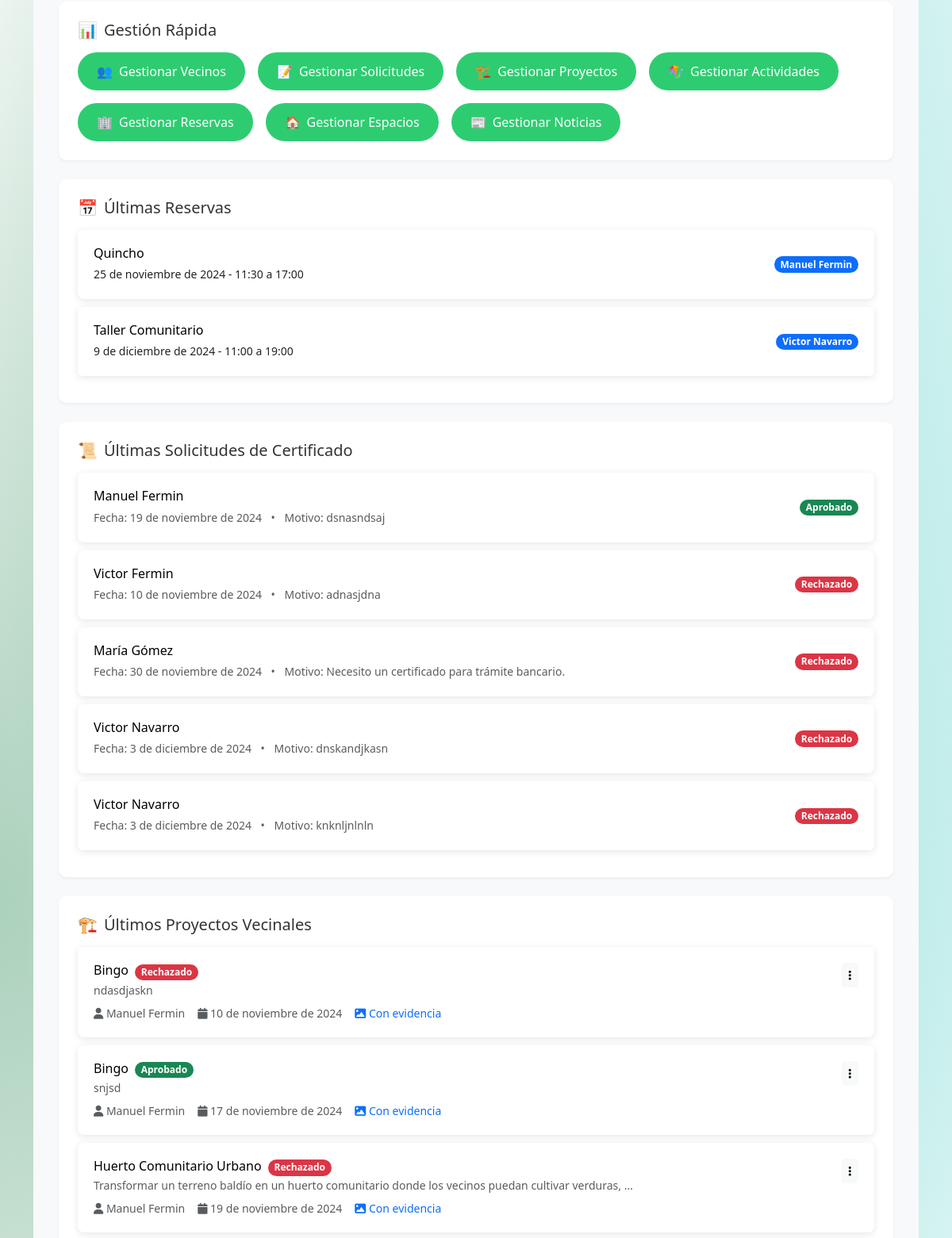
The app's page /inicio/ (signed in, middle part), older data.
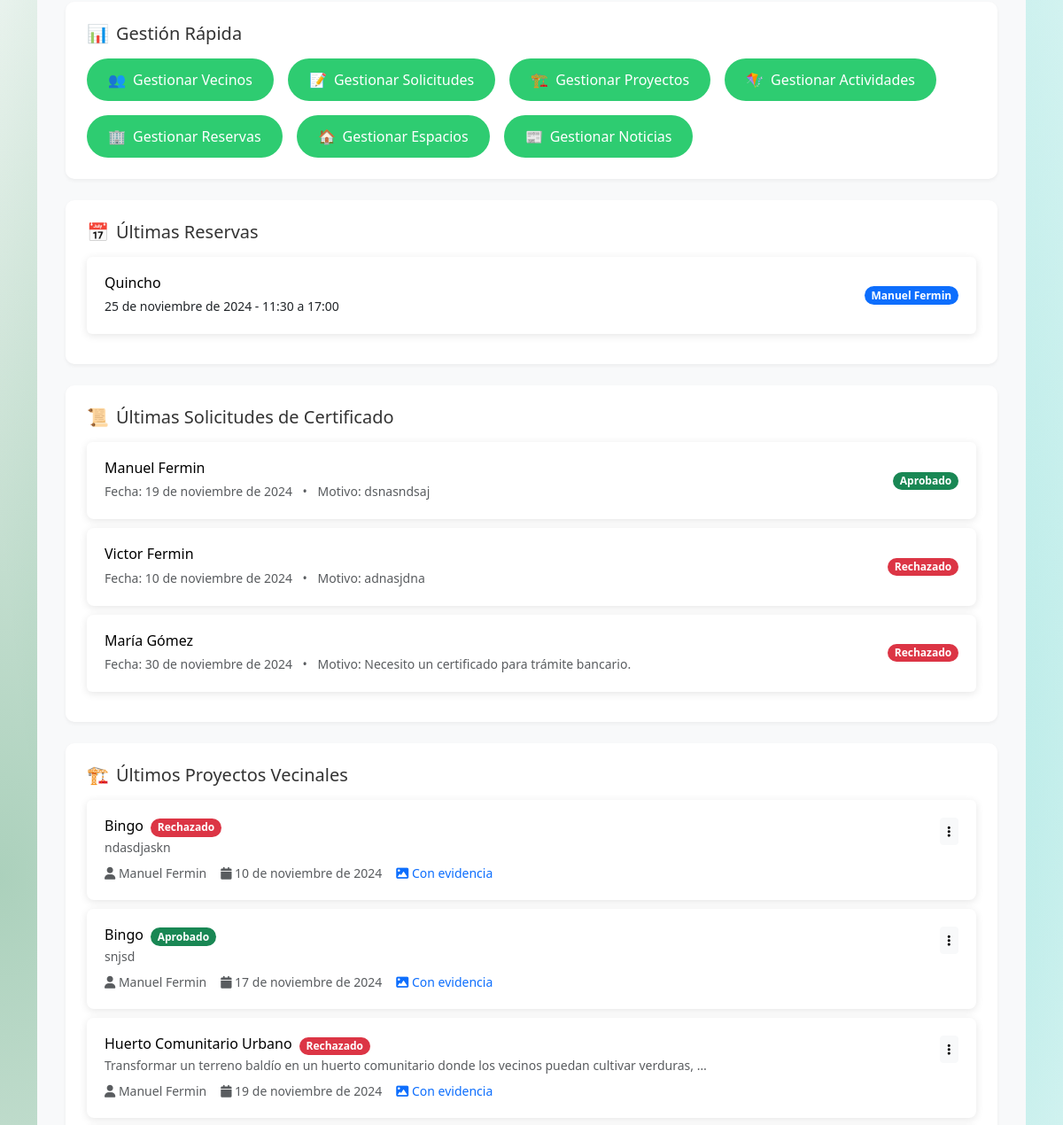
The same page, newer data.
### junta_vecinos/models.py (models this page shows, shortened)
class Reserva(models.Model):
    usuario = models.ForeignKey(User, on_delete=models.CASCADE)
    espacio = models.ForeignKey(Espacio, on_delete=models.CASCADE)
    fecha = models.DateField()
    hora_inicio = models.TimeField()
    hora_fin = models.TimeField()
    monto_pagado = models.DecimalField(max_digits=10, decimal_places=2, default=Decimal('0.00'))  # Agrega este campo

class Espacio(models.Model):
    nombre = models.CharField(max_length=100)
    descripcion = models.TextField()
    capacidad = models.IntegerField()
    foto = models.ImageField(upload_to='espacios/', null=True, blank=True)
    ubicacion = models.CharField(max_length=200, default='Ubicación no disponible')
    precio_por_hora = models.DecimalField(max_digits=10, decimal_places=2)
    comuna = models.ForeignKey(AdministradorComuna, on_delete=models.CASCADE, related_name='espacios')

class SolicitudCertificado(models.Model):
    ESTADO_CHOICES = [
        ('Pendiente', 'Pendiente'),
        ('Aprobado', 'Aprobado'),
        ('Rechazado', 'Rechazado'),
    ]
    vecino = models.ForeignKey(Vecino, on_delete=models.CASCADE)  # Cambio aquí
    fecha_solicitud = models.DateField(auto_now_add=True)
    estado = models.CharField(max_length=10, choices=ESTADO_CHOICES, default='Pendiente')
    motivo = models.TextField()
    foto_carnet_frente = models.ImageField(upload_to='carnets/', blank=False, null=False)
    foto_carnet_atras = models.ImageField(upload_to='carnets/', blank=False, null=False)
    documento_residencia = models.ImageField(upload_to='documentos_residencia/', blank=False, null=False)

class Vecino(models.Model):
    COMUNA_CHOICES = [
        ('ÑUÑOA', 'Ñuñoa'),
        ('PUENTE_ALTO', 'Puente Alto'),
        ('LA_FLORIDA', 'La Florida'),
    ]
    user = models.OneToOneField(User, on_delete=models.CASCADE)
    nombres = models.CharField(max_length=255)
    apellidos = models.CharField(max_length=255)
    direccion = models.CharField(max_length=255)
    telefono = models.CharField(max_length=15)
    fecha_nacimiento = models.DateField()
    rut = models.CharField(max_length=12, unique=True)
    comuna = models.CharField(max_length=20, choices=COMUNA_CHOICES, default='ÑUÑOA')
    administrador = models.ForeignKey(AdministradorComuna, on_delete=models.SET_NULL, null=True, related_name='vecinos')

class ProyectoVecinal(models.Model):
    ESTADO_CHOICES = [
        ('pendiente', 'Pendiente'),
        ('aprobado', 'Aprobado'),
        ('rechazado', 'Rechazado'),
    ]
    vecino = models.ForeignKey(Vecino, on_delete=models.CASCADE)
    propuesta = models.CharField(max_length=255)  # Cambiado de titulo a propuesta
    descripcion = models.TextField()
    fecha_postulacion = models.DateField(auto_now_add=True)
    estado = models.CharField(max_length=10, choices=ESTADO_CHOICES, default='pendiente')
    evidencia = models.ImageField(upload_to='evidencias/', blank=True, null=True)  # Campo evidencia
    razon_rechazo = models.TextField(null=True, blank=True)

### junta_vecinos/views.py (the view, shortened to what this page needs)
# urls.py: path('inicio/', views.index, name='index'),
@login_required
def index(request):
    vecinos = []
    total_vecinos = 0
    solicitudes = []
    total_solicitudes = 0
    postulaciones = []
    total_postulaciones = 0
    noticias = []
    total_noticias = 0
    espacios = []
    total_espacios = 0
    reservas = []
    total_reservas = 0
    comuna = ""
    certificado_estado = None  # Nueva variable para el estado del certificado
    if request.user.is_authenticated:
        if request.user.is_superuser:
            admin = AdministradorComuna.objects.get(user=request.user)
            comuna = admin.get_comuna_display()
            total_vecinos = Vecino.objects.filter(administrador=admin).count()
            vecinos = Vecino.objects.filter(administrador=admin)[:5]
            solicitudes = SolicitudCertificado.objects.filter(vecino__administrador=admin)
            total_solicitudes = solicitudes.count()
            solicitudes = solicitudes[:5]
            postulaciones = ProyectoVecinal.objects.filter(vecino__administrador=admin)
            total_postulaciones = postulaciones.count()
            postulaciones = postulaciones[:5]
            espacios = Espacio.objects.filter(comuna=admin)
            total_espacios = espacios.count()
            espacios = espacios[:5]
            reservas = Reserva.objects.filter(espacio__comuna=admin)
            total_reservas = reservas.count()  # Contar el total de reservas
            reservas = reservas[:5]
            noticias = Noticia.objects.filter(comuna=admin).order_by('-fecha_publicacion')[:5]
            total_noticias = noticias.count()
    return render(request, 'junta_vecinos/index.html', {
        'vecinos': vecinos,
        'total_vecinos': total_vecinos,
        'solicitudes': solicitudes,
        'total_solicitudes': total_solicitudes,
        'postulaciones': postulaciones,
        'total_postulaciones': total_postulaciones,
        'noticias': noticias,
        'total_noticias': total_noticias,
        'espacios': espacios,
        'total_espacios': total_espacios,
        'reservas': reservas,
        'total_reservas': total_reservas,
        'comuna': comuna,
        'certificado_estado': certificado_estado  # Añadir la nueva variable al contexto
    })

### junta_vecinos/templates/junta_vecinos/index.html (shortened to what this page needs)
{% extends 'junta_vecinos/base.html' %}
{% load static %}
{% load humanize %}
{% block content %}
<div class="dashboard-container {% if user.is_superuser %}admin-theme{% else %}vecino-theme{% endif %}">
    {% if user.is_authenticated %}
        {% if user.is_superuser %}
            <div class="section-card fade-in">
                <h2 class="section-title">
                    <span>📊</span> Gestión Rápida
                </h2>
                <div class="d-flex flex-wrap gap-3">
                    <a href="{% url 'lista_vecinos' %}" class="custom-btn">
                        <span>👥</span> Gestionar Vecinos
                    </a>
                    <a href="{% url 'gestionar_solicitudes' %}" class="custom-btn">
                        <span>📝</span> Gestionar Solicitudes
                    </a>
                    <a href="{% url 'admin_proyectos' %}" class="custom-btn">
                        <span>🏗️</span> Gestionar Proyectos
                    </a>
                    <a href="{% url 'lista_actividades' %}" class="custom-btn">
                        <span>🪁</span> Gestionar Actividades
                    </a>
                    <a href="{% url 'lista_reservas' %}" class="custom-btn">
                        <span>🏢</span> Gestionar Reservas
                    </a>
                    <a href="{% url 'lista_espacios' %}" class="custom-btn">
                        <span>🏠</span> Gestionar Espacios
                    </a>
                    <a href="{% url 'gestionar_noticias' %}" class="custom-btn">
                        <span>📰</span> Gestionar Noticias
                    </a>
                </div>
            </div>
            <div class="section-card fade-in">
                <h2 class="section-title">
                    <span>📅</span> Últimas Reservas
                </h2>
                <div class="list-group">
                    {% for reserva in reservas %}
                        <div class="list-group-item loading-effect">
                            <div class="d-flex justify-content-between align-items-center">
                                <div>
                                    <h6 class="mb-1">{{ reserva.espacio.nombre }}</h6>
                                    <small>{{ reserva.fecha }} - {{ reserva.hora_inicio }} a {{ reserva.hora_fin }}</small>
                                </div>
                                <span class="badge bg-primary rounded-pill">
                                    {{ reserva.usuario.first_name }} {{ reserva.usuario.last_name }}
                                </span>
                            </div>
                        </div>
                    {% endfor %}
                </div>
            </div>
            <div class="section-card fade-in">
                <h2 class="section-title">
                    <span>📜</span> Últimas Solicitudes de Certificado
                </h2>
                <div class="list-group">
                    {% for solicitud in solicitudes %}
                        <div class="list-group-item loading-effect">
                            <div class="d-flex justify-content-between align-items-center">
                                <div>
                                    <h6 class="mb-1">{{ solicitud.vecino.nombres }} {{ solicitud.vecino.apellidos }}</h6>
                                    <small class="text-muted">
                                        Fecha: {{ solicitud.fecha_solicitud }}
                                        <span class="mx-2">•</span>
                                        Motivo: {{ solicitud.motivo|truncatechars:50 }}
                                    </small>
                                </div>
                                <span class="badge {% if solicitud.estado == 'Pendiente' %}bg-warning{% elif solicitud.estado == 'Aprobado' %}bg-success{% else %}bg-danger{% endif %} rounded-pill">
                                    {{ solicitud.estado }}
                                </span>
                            </div>
                        </div>
                    {% empty %}
                        <div class="list-group-item text-center text-muted">
                            No hay solicitudes recientes
                        </div>
                    {% endfor %}
                </div>
            </div>
            <div class="section-card fade-in">
                <h2 class="section-title">
                    <span>🏗️</span> Últimos Proyectos Vecinales
                </h2>
                <div class="list-group">
                    {% for proyecto in postulaciones %}
                        <div class="list-group-item loading-effect">
                            <div class="d-flex justify-content-between align-items-start">
                                <div>
                                    <div class="d-flex align-items-center gap-2">
                                        <h6 class="mb-1">{{ proyecto.propuesta }}</h6>
                                        <span class="badge {% if proyecto.estado == 'pendiente' %}bg-warning{% elif proyecto.estado == 'aprobado' %}bg-success{% else %}bg-danger{% endif %} rounded-pill">
                                            {{ proyecto.get_estado_display }}
                                        </span>
                                    </div>
                                    <p class="mb-1 text-muted small">{{ proyecto.descripcion|truncatechars:100 }}</p>
                                    <div class="d-flex align-items-center gap-3 mt-2">
                                        <small class="text-muted">
                                            <i class="fas fa-user"></i> {{ proyecto.vecino.nombres }} {{ proyecto.vecino.apellidos }}
                                        </small>
                                        <small class="text-muted">
                                            <i class="fas fa-calendar"></i> {{ proyecto.fecha_postulacion }}
                                        </small>
                                        {% if proyecto.evidencia %}
                                            <small class="text-primary">
                                                <i class="fas fa-image"></i> Con evidencia
                                            </small>
                                        {% endif %}
                                    </div>
                                </div>
                                <div class="ms-3">
                                    <div class="dropdown">
                                        <button class="btn btn-sm btn-light" type="button" data-bs-toggle="dropdown" aria-expanded="false">
                                            <i class="fas fa-ellipsis-v"></i>
                                        </button>
                                    </div>
                                </div>
                            </div>
                        </div>
                    {% empty %}
                        <div class="list-group-item text-center text-muted">
                            No hay proyectos recientes
                        </div>
                    {% endfor %}
                </div>
            </div>
        {% endif %}
    {% endif %}
</div>
{% endblock %}

### junta_vecinos/templates/junta_vecinos/base.html (shortened to what this page needs)
{% load static %}
<!DOCTYPE html>
<html lang="es">
<head>
    <link href="https://cdn.jsdelivr.net/npm/bootstrap@5.3.3/dist/css/bootstrap.min.css" rel="stylesheet">
    <link href="{% static 'css/styles.css' %}" rel="stylesheet">
    <link href='https://cdn.jsdelivr.net/npm/fullcalendar@6.1.8/index.global.min.css' rel='stylesheet' />
    <link rel="stylesheet" href="https://cdn.jsdelivr.net/npm/bootstrap-icons@1.8.1/font/bootstrap-icons.css">
    <link rel="stylesheet" href="https://cdn.jsdelivr.net/npm/sweetalert2@11/dist/sweetalert2.min.css">
    <link rel="stylesheet" href="https://cdnjs.cloudflare.com/ajax/libs/font-awesome/6.0.0/css/all.min.css">
    <link rel="stylesheet" href="https://cdnjs.cloudflare.com/ajax/libs/animate.css/4.1.1/animate.min.css">
</head>
<body>
    <div class="container mt-4">
        {% block content %}
        {% endblock %}
    </div>
</body>
</html>

Row changes from the older to the newer data that the page shows:
removed Reserva: espacio.nombre "Taller Comunitario", fecha "9 de diciembre de 2024", hora_inicio "11:00", hora_fin "19:00", usuario.first_name "Victor", usuario.last_name "Navarro"
removed SolicitudCertificado: vecino.nombres "Victor", vecino.apellidos "Navarro", fecha_solicitud "3 de diciembre de 2024", motivo "dnskandjkasn", estado "Rechazado"
removed SolicitudCertificado: vecino.nombres "Victor", vecino.apellidos "Navarro", fecha_solicitud "3 de diciembre de 2024", motivo "knknljnlnln", estado "Rechazado"
